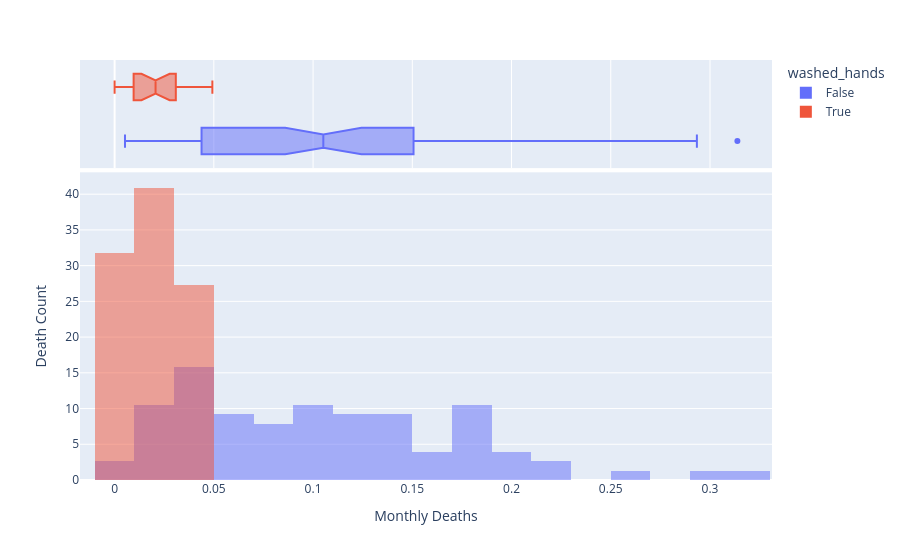

Write notebook code for a chart like this one.
### Markdown cell above
### Use Histograms to Visualise the Monthly Distribution of Outcomes

**Challenge**: Create a [plotly histogram](https://plotly.com/python/histograms/) to show the monthly percentage of deaths. 

* Use docs to check out the available parameters. Use the [`color` parameter](https://plotly.github.io/plotly.py-docs/generated/plotly.express.histogram.html) to display two overlapping histograms.
* The time period of handwashing is shorter than not handwashing. Change `histnorm` to `percent` to make the time periods comparable. 
* Make the histograms slighlty transparent
* Experiment with the number of bins on the histogram. Which number work well in communicating the range of outcomes?
* Just for fun, display your box plot on the top of the histogram using the `marginal` parameter.

### Code cell
hist = px.histogram(df_monthly, x="pct_deaths", color="washed_hands", nbins=30, barmode="overlay",
                   histnorm="percent", marginal="box")
hist.update_layout(xaxis_title='Monthly Deaths', yaxis_title="Death Count")
hist.show()

### Figure 1 — Plotly figure (JSON) as saved in the notebook; plotly's stock layout.template omitted (floating-point values rounded to 4 significant figures)
{"data": [{"bingroup": "x", "histnorm": "percent", "hovertemplate": "washed_hands=False<br>pct_deaths=%{x}<br>percent=%{y}<extra></extra>", "legendgroup": "False", "marker": {"color": "#636efa", "opacity": 0.5, "pattern": {"shape": ""}}, "name": "False", "nbinsx": 30, "orientation": "v", "showlegend": true, "type": "histogram", "x": [0.1457, 0.07531, 0.04332, 0.01569, 0.007843, 0.05, 0.08421, 0.01351, 0.01878, 0.1102, 0.2255, 0.2085, 0.1222, 0.1023, 0.1074, 0.03226, 0.06593, 0.2078, 0.2546, 0.1839, 0.2934, 0.2297, 0.3138, 0.1912, 0.1597, 0.1241, 0.1193, 0.06098, 0.04082, 0.005236, 0.01554, 0.02262, 0.176, 0.07143, 0.08051, 0.1516, 0.1128, 0.1703, 0.1731, 0.05833, 0.02679, 0.04369, 0.0632, 0.01224, 0.03226, 0.1102, 0.1055, 0.07591, 0.04745, 0.04452, 0.04231, 0.04392, 0.07143, 0.06122, 0.03586, 0.1055, 0.1484, 0.1094, 0.1049, 0.1339, 0.1809, 0.1543, 0.1897, 0.1344, 0.1015, 0.131, 0.1806, 0.1439, 0.1496, 0.1077, 0.05369, 0.03215, 0.01923, 0.03607, 0.1827, 0.1224], "xaxis": "x", "yaxis": "y"}, {"hovertemplate": "washed_hands=False<br>pct_deaths=%{x}<extra></extra>", "legendgroup": "False", "marker": {"color": "#636efa"}, "name": "False", "notched": true, "showlegend": false, "type": "box", "x": [0.1457, 0.07531, 0.04332, 0.01569, 0.007843, 0.05, 0.08421, 0.01351, 0.01878, 0.1102, 0.2255, 0.2085, 0.1222, 0.1023, 0.1074, 0.03226, 0.06593, 0.2078, 0.2546, 0.1839, 0.2934, 0.2297, 0.3138, 0.1912, 0.1597, 0.1241, 0.1193, 0.06098, 0.04082, 0.005236, 0.01554, 0.02262, 0.176, 0.07143, 0.08051, 0.1516, 0.1128, 0.1703, 0.1731, 0.05833, 0.02679, 0.04369, 0.0632, 0.01224, 0.03226, 0.1102, 0.1055, 0.07591, 0.04745, 0.04452, 0.04231, 0.04392, 0.07143, 0.06122, 0.03586, 0.1055, 0.1484, 0.1094, 0.1049, 0.1339, 0.1809, 0.1543, 0.1897, 0.1344, 0.1015, 0.131, 0.1806, 0.1439, 0.1496, 0.1077, 0.05369, 0.03215, 0.01923, 0.03607, 0.1827, 0.1224], "xaxis": "x2", "yaxis": "y2"}, {"bingroup": "x", "histnorm": "percent", "hovertemplate": "washed_hands=True<br>pct_deaths=%{x}<br>percent=%{y}<extra></extra>", "legendgroup": "True", "marker": {"color": "#EF553B", "opacity": 0.5, "pattern": {"shape": ""}}, "name": "True", "nbinsx": 30, "orientation": "v", "showlegend": true, "type": "histogram", "x": [0.02239, 0.012, 0.01894, 0.0458, 0.03957, 0.04472, 0.0293, 0.03534, 0.006873, 0.0, 0.006557, 0.009585, 0.01136, 0.003717, 0.0, 0.009615, 0.02341, 0.02903, 0.0134, 0.02233, 0.03085, 0.04926], "xaxis": "x", "yaxis": "y"}, {"hovertemplate": "washed_hands=True<br>pct_deaths=%{x}<extra></extra>", "legendgroup": "True", "marker": {"color": "#EF553B"}, "name": "True", "notched": true, "showlegend": false, "type": "box", "x": [0.02239, 0.012, 0.01894, 0.0458, 0.03957, 0.04472, 0.0293, 0.03534, 0.006873, 0.0, 0.006557, 0.009585, 0.01136, 0.003717, 0.0, 0.009615, 0.02341, 0.02903, 0.0134, 0.02233, 0.03085, 0.04926], "xaxis": "x2", "yaxis": "y2"}], "layout": {"autosize": true, "barmode": "overlay", "legend": {"title": {"text": "washed_hands"}, "tracegroupgap": 0}, "margin": {"t": 60}, "xaxis": {"anchor": "y", "autorange": true, "domain": [0, 1], "range": [-0.01743, 0.3312], "title": {"text": "Monthly Deaths"}, "type": "linear"}, "xaxis2": {"anchor": "y2", "autorange": true, "domain": [0, 1], "matches": "x", "range": [-0.01743, 0.3312], "showgrid": true, "showticklabels": false, "type": "linear"}, "yaxis": {"anchor": "x", "autorange": true, "domain": [0, 0.7326], "range": [0, 43.06], "title": {"text": "Death Count"}}, "yaxis2": {"anchor": "x2", "autorange": true, "domain": [0.7426, 1], "matches": "y2", "range": [-0.5, 1.5], "showgrid": false, "showline": false, "showticklabels": false, "ticks": "", "type": "category"}}}
